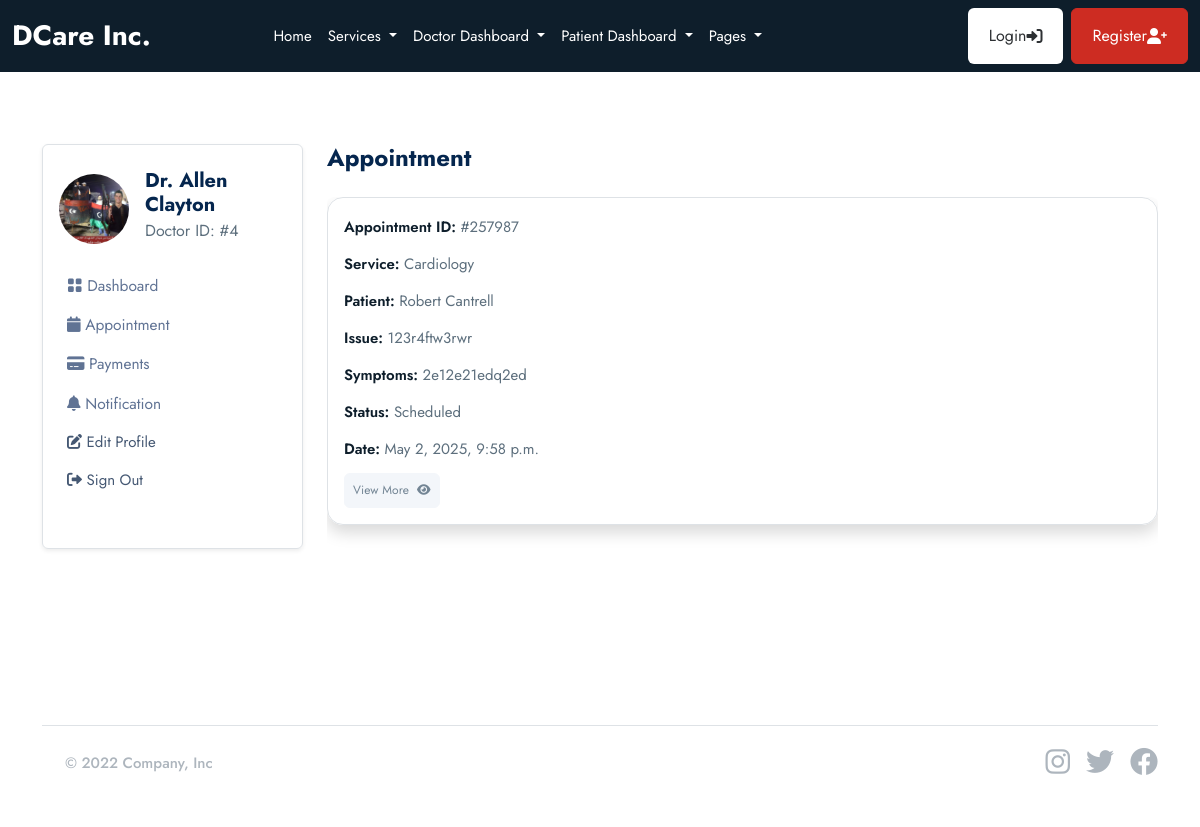
The app's page /doctor/appointments/ (signed in) with its own data.
### userauths/models.py (models this page shows, shortened)
class User(AbstractUser):
    email = models.EmailField(_('email address'), unique=True)
    username = models.CharField(max_length=100, null=True, blank=True)
    user_type = models.CharField(max_length=50, choices=USER_TYPE, null=True, blank=True, default=None)
    is_active = models.BooleanField(default=True)
    is_staff = models.BooleanField(default=False)
    USERNAME_FIELD = 'email'
    REQUIRED_FIELDS = ['username']

### doctor/models.py (models this page shows, shortened)
class Doctor(models.Model):
    user = models.OneToOneField(userauths_models.User, on_delete=models.CASCADE)
    full_name = models.CharField(max_length=100, null=True, blank=True)
    image = models.FileField(upload_to="images", null=True, blank=True)
    mobile = models.CharField(max_length=100, null=True, blank=True)
    country = models.CharField(max_length=100, null=True, blank=True)
    bio = models.CharField(max_length=100, null=True, blank=True)
    specialization = models.CharField(max_length=100, null=True, blank=True)
    qualifications = models.CharField(max_length=100, null=True, blank=True)
    years_of_experience = models.CharField(max_length=100, null=True, blank=True)
    next_available_appointment_date = models.DateTimeField(default=timezone.now, null=True, blank=True)

### base/models.py (models this page shows, shortened)
class Appointment(models.Model):
    STATUS = [
        ('Scheduled', 'Scheduled'),
        ('Completed', 'Completed'),
        ('Pending', 'Pending'),
        ('Cancelled', 'Cancelled')
    ]
    service = models.ForeignKey(Service, on_delete=models.SET_NULL, null=True, blank=True, related_name='service_appointments')
    doctor = models.ForeignKey(doctor_models.Doctor, on_delete=models.SET_NULL, null=True, blank=True, related_name='doctor_appointments')
    patient = models.ForeignKey(patient_models.Patient, on_delete=models.SET_NULL, null=True, blank=True, related_name='appointments_patient')
    appointment_date = models.DateTimeField(null=True, blank=True)
    issues = models.TextField(blank=True, null=True)
    symptoms = models.TextField(blank=True, null=True)
    appointment_id = ShortUUIDField(length=6, max_length=10, alphabet="1234567890")
    status = models.CharField(max_length=120, choices=STATUS)

class Service(models.Model):
    image = models.FileField(upload_to="images", null=True, blank=True)
    name = models.CharField(max_length=255)
    description = models.TextField(blank=True, null=True)
    cost = models.DecimalField(max_digits=10, decimal_places=2)
    available_doctors = models.ManyToManyField(doctor_models.Doctor, blank=True)

### patient/models.py (models this page shows, shortened)
class Patient(models.Model):
    user = models.OneToOneField(userauths_models.User, on_delete=models.CASCADE)
    image = models.FileField(upload_to="images", null=True, blank=True)
    full_name = models.CharField(max_length=100, null=True, blank=True)
    email = models.CharField(max_length=100, null=True, blank=True)
    mobile = models.CharField(max_length=100, null=True, blank=True)
    address = models.CharField(max_length=100, null=True, blank=True)
    gender = models.CharField(max_length=100, null=True, blank=True)
    date_of_birth = models.DateField(default=timezone.now, null=True, blank=True)
    blood_group = models.CharField(max_length=100, null=True, blank=True)

### doctor/views.py (the view)
# urls.py: path("appointments/", views.appointments, name="appointments"),
@login_required
def appointments(request):
    doctor = doctor_models.Doctor.objects.get(user=request.user)
    appointments = base_models.Appointment.objects.filter(doctor=doctor)
    context = {
        "appointments": appointments,
    }
    return render(request, "doctor/appointments.html", context)

### templates/doctor/appointments.html
{% extends 'partials/base.html' %} {% block content %}
<section class="pt-5 pb-5">
  <div class="container">
    <div class="row mt-0 mt-md-4">
      {% include 'doctor/sidebar.html' %}
      <div class="col-lg-9 col-md-8 col-12">
        <h4 class="mb-0 mb-4 fw-bold">Appointment</h4>
        <div class="card mb-4">
          {% for a in appointments %}
          <div class="shadow border p-3 mb-4 rounded-4">
            <a href="{% url 'doctor:appointment_detail' a.appointment_id %}">
              <p>
                <span class="fw-semibold text-dark">Appointment ID:</span>
                #{{a.appointment_id}}
              </p>
              <p>
                <span class="fw-semibold text-dark">Service:</span>
                {{a.service.name}}
              </p>
              <p>
                <span class="fw-semibold text-dark">Patient:</span>
                {{a.patient.full_name}}
              </p>
              <p>
                <span class="fw-semibold text-dark">Issue:</span> {{a.issues}}
              </p>
              <p>
                <span class="fw-semibold text-dark">Symptoms:</span>
                {{a.symptoms}}
              </p>
              <p>
                <span class="fw-semibold text-dark">Status:</span> {{a.status}}
              </p>
              <p>
                <span class="fw-semibold text-dark">Date:</span>
                {{a.appointment_date}}
              </p>
              <button class="btn btn-secondary btn-sm">
                View More <i class="fas fa-eye ms-2"></i>
              </button>
            </a>
          </div>
          {% endfor %}
        </div>
      </div>
    </div>
  </div>
</section>
{% endblock content %}

### templates/doctor/sidebar.html (shortened to what this page needs)
<div class="col-lg-3 col-md-4 col-12">
  <nav
    class="navbar navbar-expand-md shadow-sm mb-4 mb-lg-0 sidenav border rounded"
  >
    <div class="collapse navbar-collapse p-3" id="sidenav">
      <div class="navbar-nav flex-column">
        <div class="d-flex align-items-center mb-3">
          {% if request.user.doctor.image %}
          <img
            src="{{request.user.doctor.image.url}}"
            alt="avatar"
            class="rounded-circle avatar-xl"
            style="width: 70px; height: 70px; object-fit: cover"
          />
          {% endif %}
          <div class="ms-3">
            <h5 class="mb-0 fw-bold">Dr. {{request.user.doctor.full_name}}</h5>
            <p class="mb-1 fs-6">Doctor ID: #{{request.user.doctor.id}}</p>
          </div>
        </div>
        <ul class="list-unstyled ms-n2 mb-4">
          <li class="nav-item">
            <a
              class="dropdown-item nav-link"
              href="{% url 'doctor:dashboard' %}"
              ><i class="bi bi-grid-fill"></i> Dashboard</a
            >
          </li>
          <li class="nav-item">
            <a
              class="dropdown-item nav-link"
              href="{% url 'doctor:appointments' %}"
              ><i class="fas fa-calendar"></i> Appointment</a
            >
          </li>
          <li class="nav-item">
            <a class="dropdown-item nav-link" href="{% url 'doctor:payments' %}"
              ><i class="fas fa-credit-card"></i> Payments</a
            >
          </li>
          <li class="nav-item">
            <a
              class="dropdown-item nav-link"
              href="{% url 'doctor:notifications' %}"
              ><i class="fas fa-bell"></i> Notification</a
            >
          </li>
          <li class="nav-item">
            <a class="nav-link" href="{% url 'doctor:profile' %}">
              <i class="fas fa-edit"></i> Edit Profile
            </a>
          </li>
          <li class="nav-item">
            <a class="nav-link" href="{% url 'userauths:sign-out' %}">
              <i class="fas fa-sign-out-alt"></i> Sign Out
            </a>
          </li>
        </ul>
      </div>
    </div>
  </nav>
</div>

### records on screen
User: user.doctor.image (picture), user.doctor.full_name "Allen Clayton", user.doctor.id "4"
Appointment: appointment_id "257987", service.name "Cardiology", patient.full_name "Robert Cantrell", issues "123r4ftw3rwr", symptoms "2e12e21edq2ed", status "Scheduled", appointment_date "May 2, 2025, 9:58 p.m."
